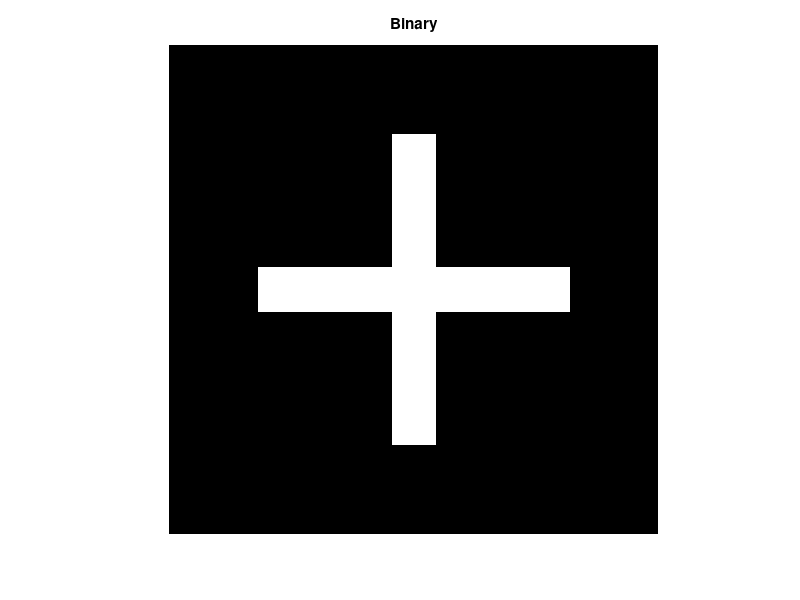
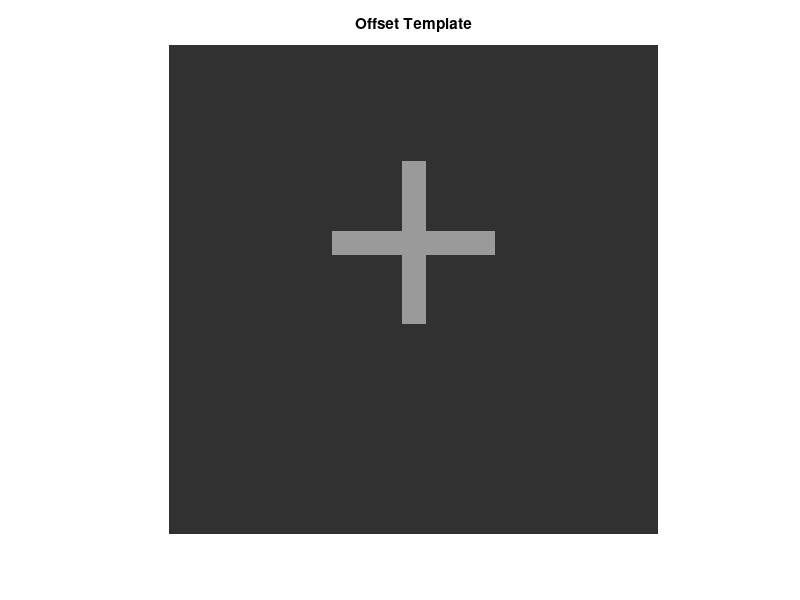

Recreate these plots in MATLAB, in order.
% *  This code was used in the following articles:
% *  [1] Learning 3-D Scene Structure from a Single Still Image, 
% *      Ashutosh Saxena, Min Sun, Andrew Y. Ng, 
% *      In ICCV workshop on 3D Representation for Recognition (3dRR-07), 2007.
% *      (best paper)
% *  [2] 3-D Reconstruction from Sparse Views using Monocular Vision, 
% *      Ashutosh Saxena, Min Sun, Andrew Y. Ng, 
% *      In ICCV workshop on Virtual Representations and Modeling 
% *      of Large-scale environments (VRML), 2007. 
% *  [3] 3-D Depth Reconstruction from a Single Still Image, 
% *      Ashutosh Saxena, Sung H. Chung, Andrew Y. Ng. 
% *      International Journal of Computer Vision (IJCV), Aug 2007. 
% *  [6] Learning Depth from Single Monocular Images, 
% *      Ashutosh Saxena, Sung H. Chung, Andrew Y. Ng. 
% *      In Neural Information Processing Systems (NIPS) 18, 2005.
% *
% *  These articles are available at:
% *  http://make3d.stanford.edu/publications
% * 
% *  We request that you cite the papers [1], [3] and [6] in any of
% *  your reports that uses this code. 
% *  Further, if you use the code in image3dstiching/ (multiple image version),
% *  then please cite [2].
% *  
% *  If you use the code in third_party/, then PLEASE CITE and follow the
% *  LICENSE OF THE CORRESPONDING THIRD PARTY CODE.
% *
% *  Finally, this code is for non-commercial use only.  For further 
% *  information and to obtain a copy of the license, see 
% *
% *  http://make3d.stanford.edu/publications/code
% *
% *  Also, the software distributed under the License is distributed on an 
% * "AS IS" BASIS, WITHOUT WARRANTIES OR CONDITIONS OF ANY KIND, either 
% *  express or implied.   See the License for the specific language governing 
% *  permissions and limitations under the License.
% *
% */
T = .2*ones(11); % make light gray plus on dark gray background
T(6,3:9) = .6;
T(3:9,6) = .6;
BW = T>0.5;      % make white plus on black background
imshow(BW), title('Binary')
figure, imshow(T), title('Template')

% make new image that offsets template T
T_offset = .2*ones(21);
offset = [3 5];  % shift by 3 rows, 5 columns
T_offset( (1:size(T,1))+offset(1), (1:size(T,2))+offset(2) ) = T;
imshow(T_offset), title('Offset Template')

% cross-correlate BW and T_offset to recover offset
cc = normxcorr2(BW,T_offset);
[max_cc, imax] = max(abs(cc(:)));
[ypeak, xpeak] = ind2sub(size(cc),imax(1));
corr_offset = [ (ypeak-size(T,1)) (xpeak-size(T,2)) ];
isequal(corr_offset,offset) % 1 means offset was recovered
